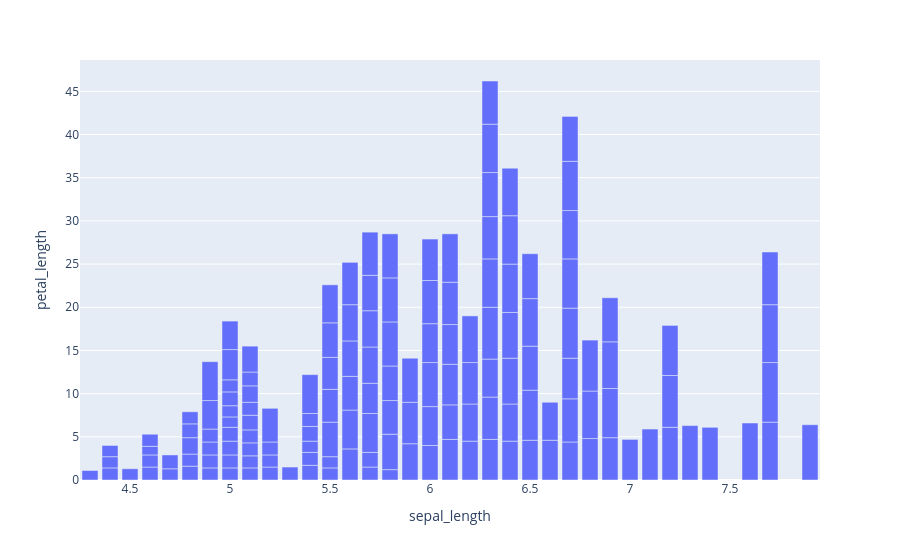

This figure's notebook cell:
### Code cell
px.bar(df , x= 'sepal_length' , y= 'petal_length')

### Figure 1 — Plotly figure (JSON) as saved in the notebook; plotly's stock layout.template omitted (floating-point values rounded to 4 significant figures; data arrays with more than 128 entries replaced by an {"elided": "..."} marker saying what was removed)
{"data": [{"hovertemplate": "sepal_length=%{x}<br>petal_length=%{y}<extra></extra>", "legendgroup": "", "marker": {"color": "#636efa", "pattern": {"shape": ""}}, "name": "", "orientation": "v", "showlegend": false, "textposition": "auto", "type": "bar", "x": {"elided": "150 float values"}, "xaxis": "x", "y": {"elided": "150 float values"}, "yaxis": "y"}], "layout": {"barmode": "relative", "legend": {"tracegroupgap": 0}, "margin": {"t": 60}, "xaxis": {"anchor": "y", "domain": [0, 1], "title": {"text": "sepal_length"}}, "yaxis": {"anchor": "x", "domain": [0, 1], "title": {"text": "petal_length"}}}}
